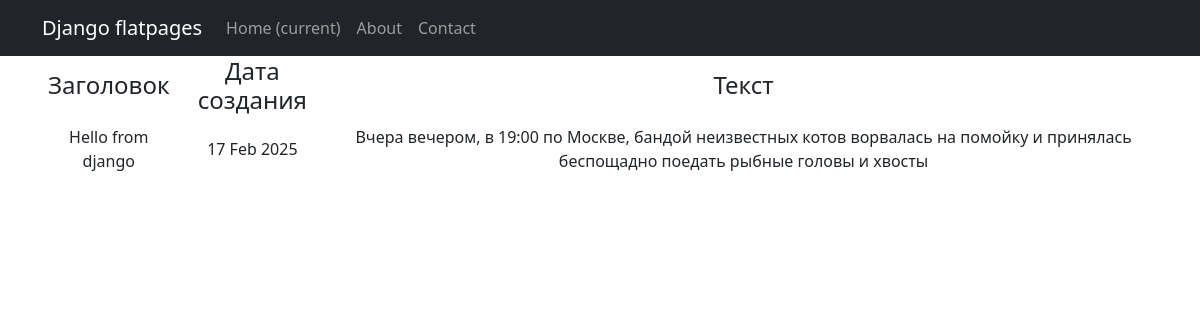
/sign/post/2/, run on an earlier commit of the app's database.
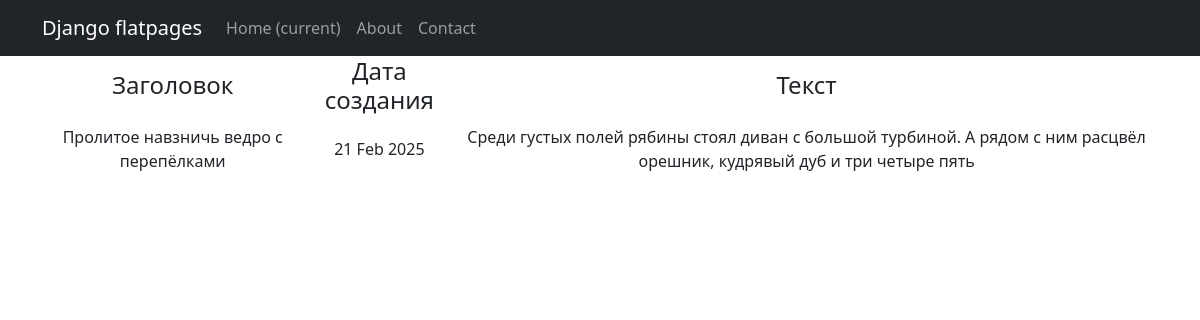
And on a later commit of the database.
### simpleapp/models.py (models this page shows, shortened)
class Posts(models.Model):
    news = 'N'
    article = 'A'
    options = [
        (news, 'Новости'),
        (article, 'Статья')
    ]
    author = models.ForeignKey(Author, on_delete=models.CASCADE)
    type_post = models.CharField(max_length=1, choices=options, default=news)
    time_in = models.DateTimeField(auto_now_add=True)
    category = models.ManyToManyField(Category, through='PostCategory')
    title = models.CharField(max_length=255)
    text = models.TextField()
    rating = models.IntegerField(default=0)

### simpleapp/views.py (the view)
# urls.py: path('post/<int:pk>/', PostsDetail.as_view(), name='post_detail'),
class PostsDetail(DetailView):
    model = Posts
    template_name = 'post.html'
    context_object_name = 'post'

### templates/post.html (shortened to what this page needs)
{% extends 'flatpages/default.html' %}
{% load custom_tags %}
{% load custom_filter %}
{% load replace_filter %}
{% block content %}
   {% if post %}
       <table>
           <tr>
               <td><h4>Заголовок</h4></td>
               <td><h4>Дата создания</h4></td>
               <td><h4>Текст</h4></td>
           </tr>
           <tr>
               <td>{{ post.title }}</td>
               <td>{{ post.time_in|date:'d M Y'}}</td>
               <td>{{ post.text}}</td>
           </tr>
       </table>
   {% else %}
       <h2>Новостей нет!</h2>
   {% endif %}
{% endblock content %}

What changed in the data, as far as the page shows it:
changed Posts: title "Hello from django" → "Пролитое навзничь ведро с перепёлками"; time_in "17 Feb 2025" → "21 Feb 2025"; text "Вчера вечером, в 19:00 по Москве, бандой неизвестных котов ворвалась на помойку и принялась беспощадно поедать рыбные головы и хвосты" → "Среди густых полей рябины стоял диван с большой турбиной. А рядом с ним расцвёл орешник, кудрявый дуб и три четыре пять"
